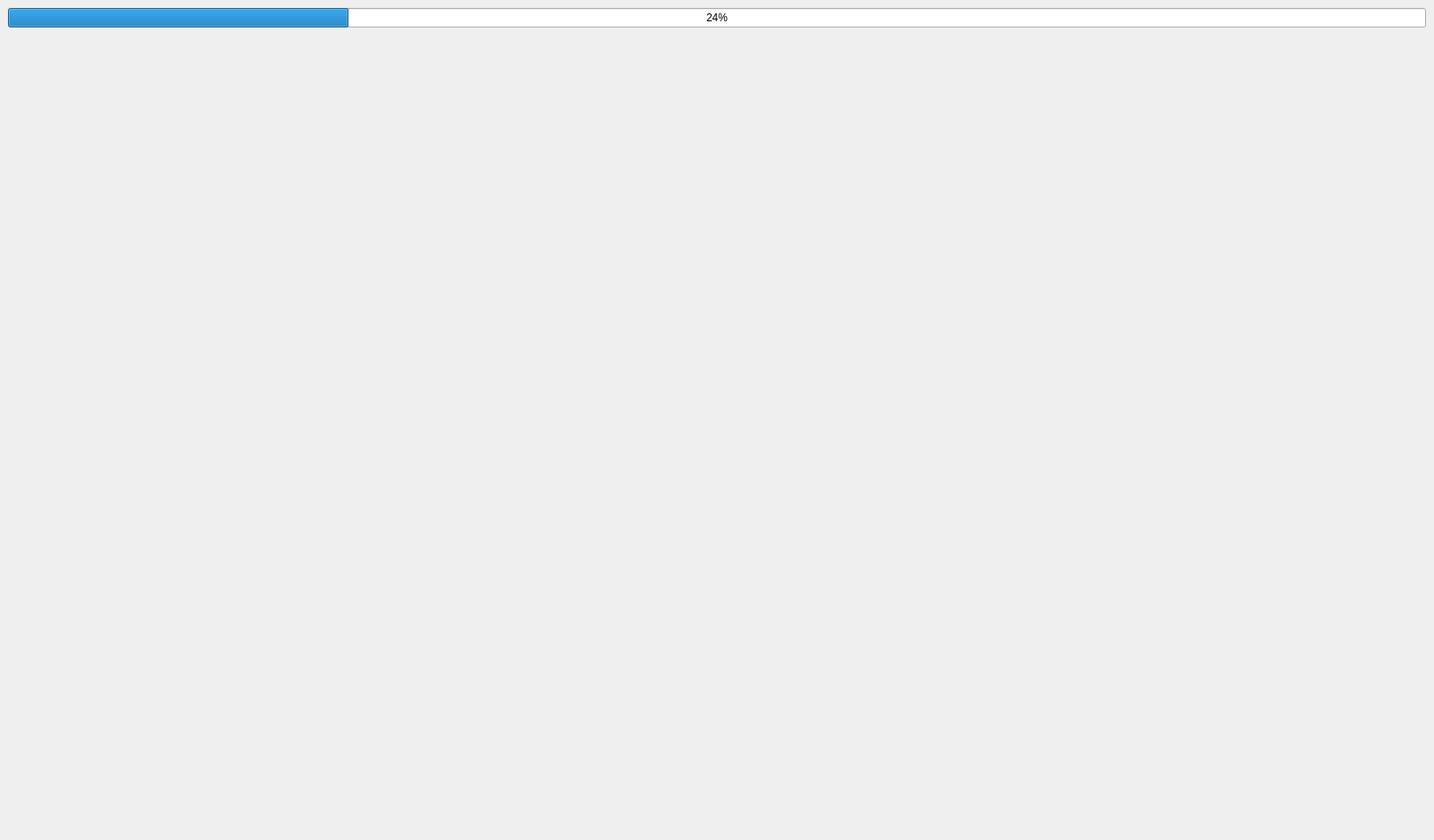
<?xml version="1.0" encoding="UTF-8"?>
<ui version="4.0">
 <class>MainWindow</class>
 <widget class="QMainWindow" name="MainWindow">
  <property name="geometry">
   <rect>
    <x>0</x>
    <y>0</y>
    <width>1618</width>
    <height>948</height>
   </rect>
  </property>
  <property name="minimumSize">
   <size>
    <width>0</width>
    <height>0</height>
   </size>
  </property>
  <property name="maximumSize">
   <size>
    <width>16777215</width>
    <height>16777215</height>
   </size>
  </property>
  <property name="baseSize">
   <size>
    <width>0</width>
    <height>0</height>
   </size>
  </property>
  <property name="windowTitle">
   <string>MainWindow</string>
  </property>
  <widget class="QWidget" name="centralwidget">
   <layout class="QVBoxLayout" name="verticalLayout">
    <item>
     <widget class="QProgressBar" name="progressBar">
      <property name="value">
       <number>24</number>
      </property>
     </widget>
    </item>
    <item>
     <widget class="QLabel" name="label">
      <property name="minimumSize">
       <size>
        <width>1600</width>
        <height>900</height>
       </size>
      </property>
      <property name="maximumSize">
       <size>
        <width>1600</width>
        <height>900</height>
       </size>
      </property>
      <property name="baseSize">
       <size>
        <width>1600</width>
        <height>900</height>
       </size>
      </property>
      <property name="text">
       <string/>
      </property>
      <property name="scaledContents">
       <bool>true</bool>
      </property>
     </widget>
    </item>
   </layout>
  </widget>
 </widget>
 <resources/>
 <connections/>
</ui>
